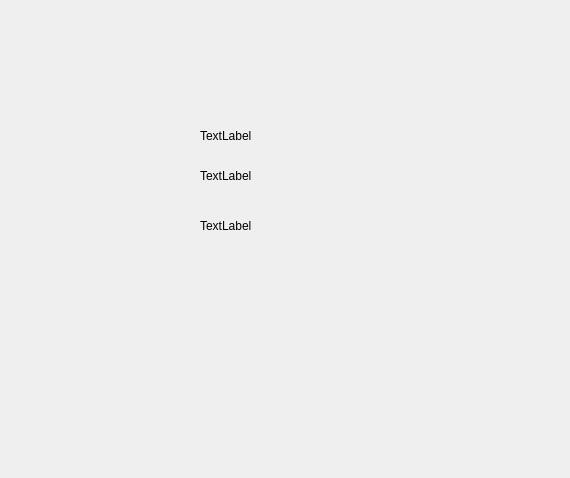
<?xml version="1.0" encoding="UTF-8"?>
<ui version="4.0">
 <class>Widget</class>
 <widget class="QWidget" name="Widget">
  <property name="geometry">
   <rect>
    <x>0</x>
    <y>0</y>
    <width>570</width>
    <height>478</height>
   </rect>
  </property>
  <property name="windowTitle">
   <string>Widget</string>
  </property>
  <widget class="QLabel" name="label">
   <property name="geometry">
    <rect>
     <x>200</x>
     <y>120</y>
     <width>251</width>
     <height>31</height>
    </rect>
   </property>
   <property name="text">
    <string>TextLabel</string>
   </property>
  </widget>
  <widget class="QLabel" name="label_2">
   <property name="geometry">
    <rect>
     <x>200</x>
     <y>160</y>
     <width>241</width>
     <height>31</height>
    </rect>
   </property>
   <property name="text">
    <string>TextLabel</string>
   </property>
  </widget>
  <widget class="QLabel" name="label_3">
   <property name="geometry">
    <rect>
     <x>200</x>
     <y>210</y>
     <width>231</width>
     <height>31</height>
    </rect>
   </property>
   <property name="text">
    <string>TextLabel</string>
   </property>
  </widget>
 </widget>
 <resources/>
 <connections/>
</ui>
